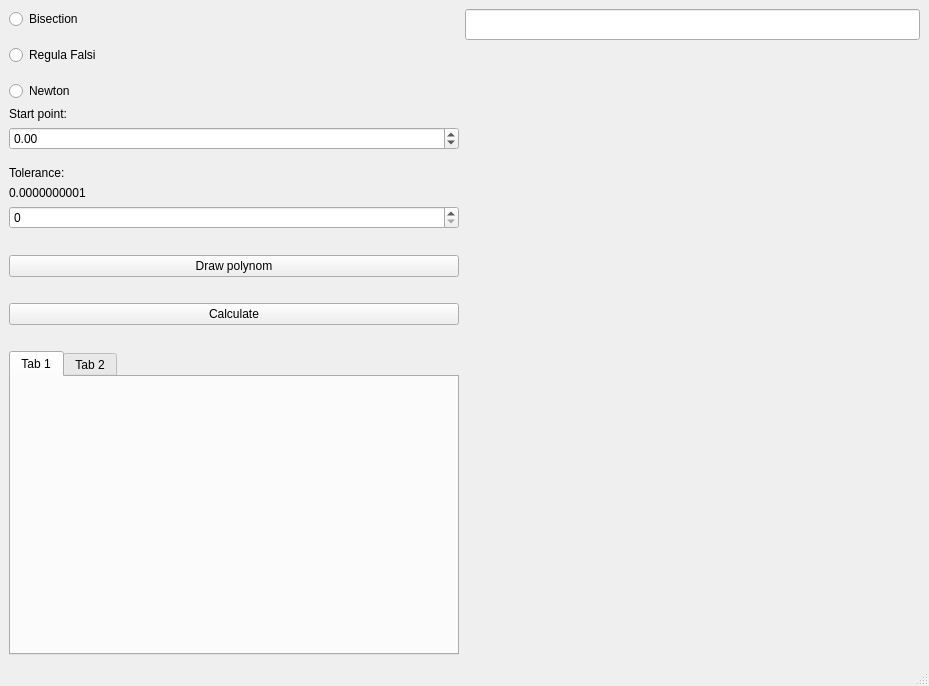
<?xml version="1.0" encoding="UTF-8"?>
<ui version="4.0">
 <class>MainWindow</class>
 <widget class="QMainWindow" name="MainWindow">
  <property name="geometry">
   <rect>
    <x>0</x>
    <y>0</y>
    <width>929</width>
    <height>686</height>
   </rect>
  </property>
  <property name="windowTitle">
   <string>Numeric</string>
  </property>
  <widget class="QWidget" name="centralwidget">
   <layout class="QVBoxLayout" name="verticalLayout_8">
    <item>
     <layout class="QHBoxLayout" name="horizontalLayout_3">
      <item>
       <layout class="QVBoxLayout" name="verticalLayout">
        <item>
         <layout class="QVBoxLayout" name="verticalLayout_7">
          <item>
           <widget class="QRadioButton" name="BisectionRadioButton">
            <property name="text">
             <string>Bisection</string>
            </property>
           </widget>
          </item>
          <item>
           <spacer name="verticalSpacer_5">
            <property name="orientation">
             <enum>Qt::Vertical</enum>
            </property>
            <property name="sizeType">
             <enum>QSizePolicy::Fixed</enum>
            </property>
            <property name="sizeHint" stdset="0">
             <size>
              <width>20</width>
              <height>10</height>
             </size>
            </property>
           </spacer>
          </item>
          <item>
           <widget class="QRadioButton" name="RegulaFalsiRadioButton">
            <property name="text">
             <string>Regula Falsi</string>
            </property>
           </widget>
          </item>
          <item>
           <spacer name="verticalSpacer_4">
            <property name="orientation">
             <enum>Qt::Vertical</enum>
            </property>
            <property name="sizeType">
             <enum>QSizePolicy::Fixed</enum>
            </property>
            <property name="sizeHint" stdset="0">
             <size>
              <width>10</width>
              <height>10</height>
             </size>
            </property>
           </spacer>
          </item>
          <item>
           <widget class="QRadioButton" name="NewtonRadioButton">
            <property name="text">
             <string>Newton</string>
            </property>
           </widget>
          </item>
          <item>
           <widget class="QLabel" name="startPointLabel">
            <property name="text">
             <string>Start point:</string>
            </property>
           </widget>
          </item>
          <item>
           <widget class="QDoubleSpinBox" name="newtonSpinBox">
            <property name="minimum">
             <double>-10000.000000000000000</double>
            </property>
            <property name="maximum">
             <double>10000.000000000000000</double>
            </property>
           </widget>
          </item>
         </layout>
        </item>
        <item>
         <spacer name="verticalSpacer_6">
          <property name="orientation">
           <enum>Qt::Vertical</enum>
          </property>
          <property name="sizeType">
           <enum>QSizePolicy::Fixed</enum>
          </property>
          <property name="sizeHint" stdset="0">
           <size>
            <width>10</width>
            <height>10</height>
           </size>
          </property>
         </spacer>
        </item>
        <item>
         <widget class="QLabel" name="label">
          <property name="text">
           <string>Tolerance:</string>
          </property>
         </widget>
        </item>
        <item>
         <widget class="QLabel" name="epsilon">
          <property name="text">
           <string>0.0000000001</string>
          </property>
         </widget>
        </item>
        <item>
         <widget class="QSpinBox" name="spinBox"/>
        </item>
        <item>
         <spacer name="verticalSpacer_3">
          <property name="orientation">
           <enum>Qt::Vertical</enum>
          </property>
          <property name="sizeType">
           <enum>QSizePolicy::Fixed</enum>
          </property>
          <property name="sizeHint" stdset="0">
           <size>
            <width>20</width>
            <height>20</height>
           </size>
          </property>
         </spacer>
        </item>
        <item>
         <widget class="QPushButton" name="DrawPolynom">
          <property name="enabled">
           <bool>true</bool>
          </property>
          <property name="minimumSize">
           <size>
            <width>100</width>
            <height>0</height>
           </size>
          </property>
          <property name="maximumSize">
           <size>
            <width>450</width>
            <height>16777215</height>
           </size>
          </property>
          <property name="text">
           <string>Draw polynom</string>
          </property>
         </widget>
        </item>
        <item>
         <spacer name="verticalSpacer_2">
          <property name="orientation">
           <enum>Qt::Vertical</enum>
          </property>
          <property name="sizeType">
           <enum>QSizePolicy::Fixed</enum>
          </property>
          <property name="sizeHint" stdset="0">
           <size>
            <width>20</width>
            <height>20</height>
           </size>
          </property>
         </spacer>
        </item>
        <item>
         <widget class="QPushButton" name="Calculate">
          <property name="text">
           <string>Calculate</string>
          </property>
         </widget>
        </item>
        <item>
         <spacer name="verticalSpacer_7">
          <property name="orientation">
           <enum>Qt::Vertical</enum>
          </property>
          <property name="sizeType">
           <enum>QSizePolicy::Fixed</enum>
          </property>
          <property name="sizeHint" stdset="0">
           <size>
            <width>20</width>
            <height>20</height>
           </size>
          </property>
         </spacer>
        </item>
        <item>
         <widget class="QTabWidget" name="tabWidget">
          <property name="maximumSize">
           <size>
            <width>450</width>
            <height>16777215</height>
           </size>
          </property>
          <property name="currentIndex">
           <number>0</number>
          </property>
          <widget class="QWidget" name="tab_3">
           <attribute name="title">
            <string>Tab 1</string>
           </attribute>
          </widget>
          <widget class="QWidget" name="tab_4">
           <attribute name="title">
            <string>Tab 2</string>
           </attribute>
          </widget>
         </widget>
        </item>
       </layout>
      </item>
      <item>
       <layout class="QVBoxLayout" name="verticalLayout_3">
        <item>
         <widget class="QLineEdit" name="lineEdit">
          <property name="font">
           <font>
            <pointsize>14</pointsize>
           </font>
          </property>
         </widget>
        </item>
        <item>
         <widget class="QCustomPlot" name="customPlot" native="true"/>
        </item>
       </layout>
      </item>
     </layout>
    </item>
   </layout>
  </widget>
  <widget class="QStatusBar" name="statusbar"/>
 </widget>
 <customwidgets>
  <customwidget>
   <class>QCustomPlot</class>
   <extends>QWidget</extends>
   <header location="global">qcustomplot.h</header>
   <container>1</container>
  </customwidget>
 </customwidgets>
 <resources/>
 <connections/>
</ui>
